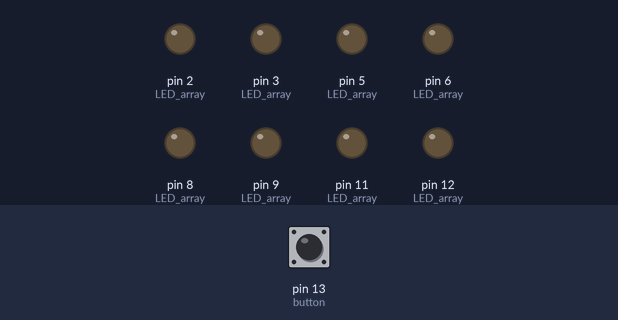
A sketch run on a simulated Arduino Uno, built with avr-gcc and run on an emulated ATmega328P. Shown: output pins drawn as LEDs (lit = HIGH). Inputs (shaded band) come from the test bench; at power-on: pin 13 (button) LOW.

Above: at 1.2 s.
1.3 s: pin 13 (button) pulled HIGH for 0.15 s
At 1.9 s:
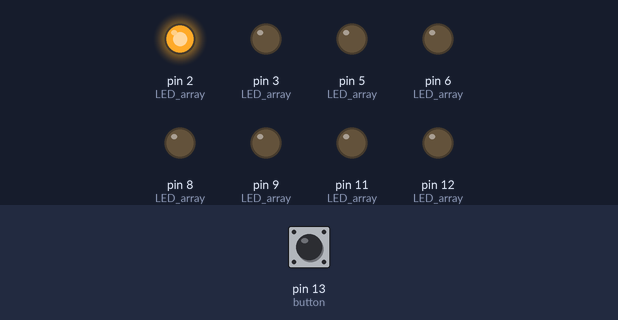
At 3.4 s:
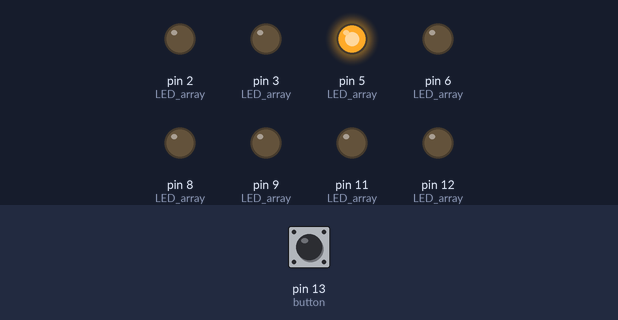
4.4 s: pin 13 (button) pulled HIGH for 3.2 s
At 8.6 s:
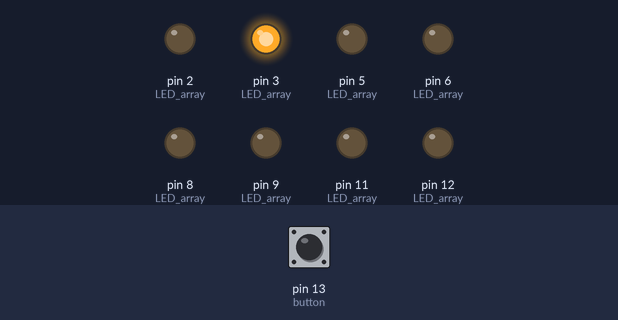
Timing chart, 0 to 14.8 s (numbered marks = the images above; inputs shaded):
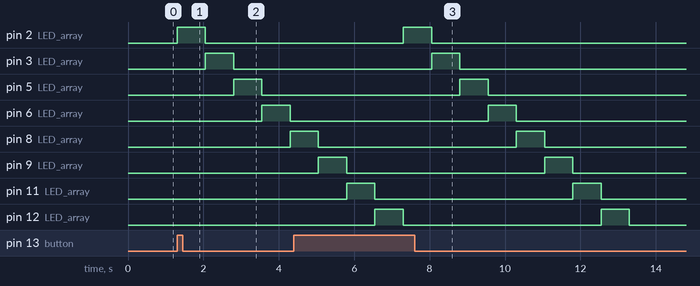

The sketch:

lab1.ino
```cpp
//variables
int LED1 = 2;
int LED2 = 3;
int LED3 = 5;
int LED4 = 6;
int LED5 = 8;
int LED6 = 9;
int LED7 = 11;
int LED8 = 12;
int button = 13;
int LED_array[8] = { LED1, LED2, LED3, LED4, LED5, LED6, LED7, LED8 };
int array_length = sizeof(LED_array) / sizeof(*LED_array);

void blink(int LED) {
  digitalWrite(LED, HIGH);
  delay(750);
  digitalWrite(LED, LOW);
}

void setup() {
  // telling arduino that those pins have output
  pinMode(button, INPUT);
  for (int i = 0; i < array_length; i++) {
    pinMode(LED_array[i], OUTPUT);
  }
}

void loop() {
  if (digitalRead(button) == HIGH) {
  for (int i = 0; i < array_length; i++) {
    blink(LED_array[i]);
  }
 }
}
```

Measured:
- after the input at 1.3 s, pin 2 (LED_array): LOW → HIGH at once, → LOW 0.75 s later; pin 3 (LED_array): LOW → HIGH after 0.75 s, → LOW 0.75 s later; pin 5 (LED_array): LOW → HIGH after 1.5 s, → LOW 0.75 s later; pin 6 (LED_array): LOW → HIGH after 2.3 s, → LOW 0.75 s later; pin 8 (LED_array): LOW → HIGH after 3.0 s
- after the input at 4.4 s, pin 2 (LED_array): LOW → HIGH after 2.9 s, → LOW 0.75 s later; pin 3 (LED_array): LOW → HIGH after 3.7 s, → LOW 0.75 s later; pin 5 (LED_array): LOW → HIGH after 4.4 s, → LOW 0.75 s later; pin 6 (LED_array): LOW → HIGH after 5.2 s, → LOW 0.75 s later
- by itself, pin 9 (LED_array), pin 11 (LED_array), pin 12 (LED_array): alternates HIGH for 0.75 s and LOW for 5.3 s
